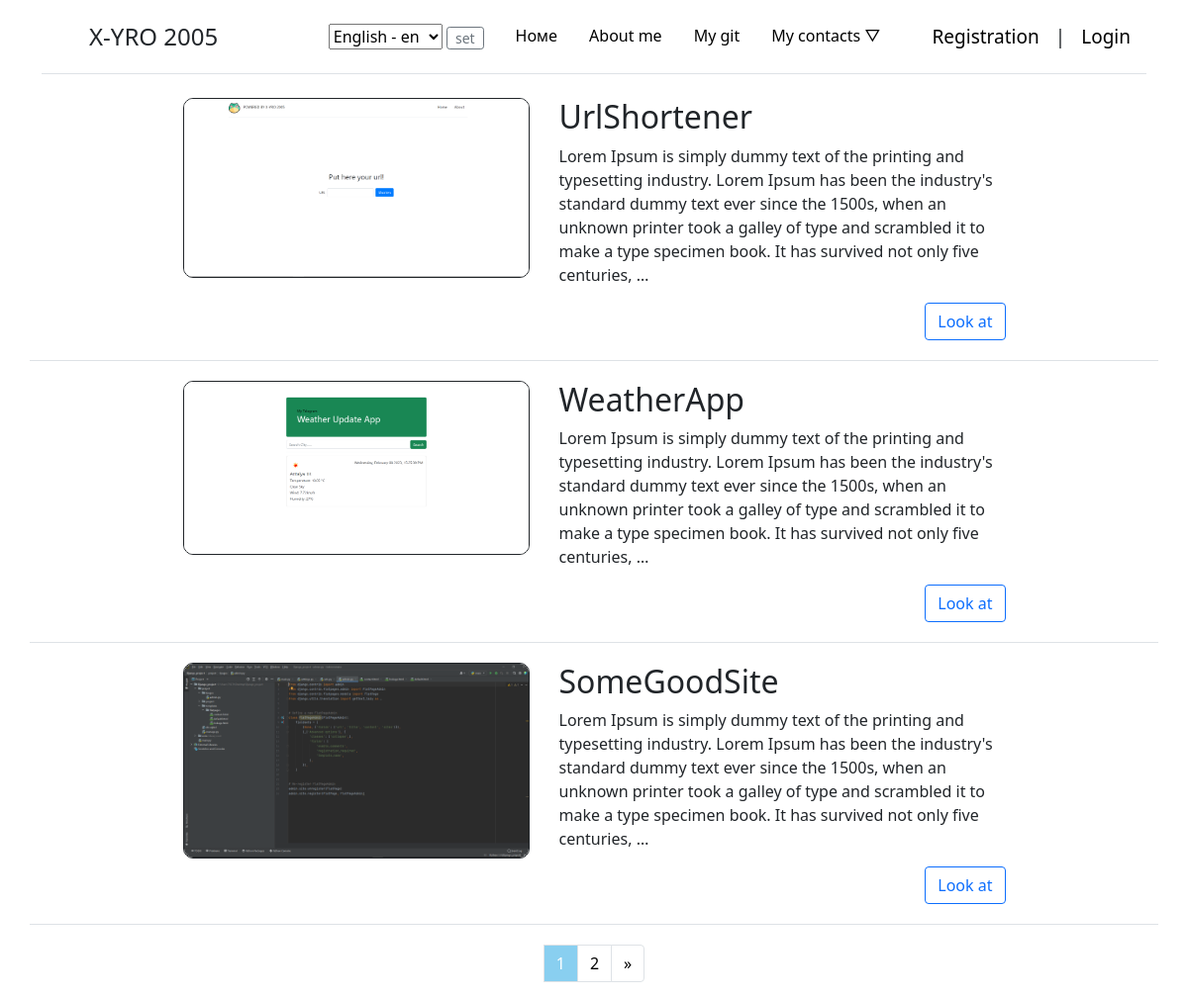
Before: / with the older database file.
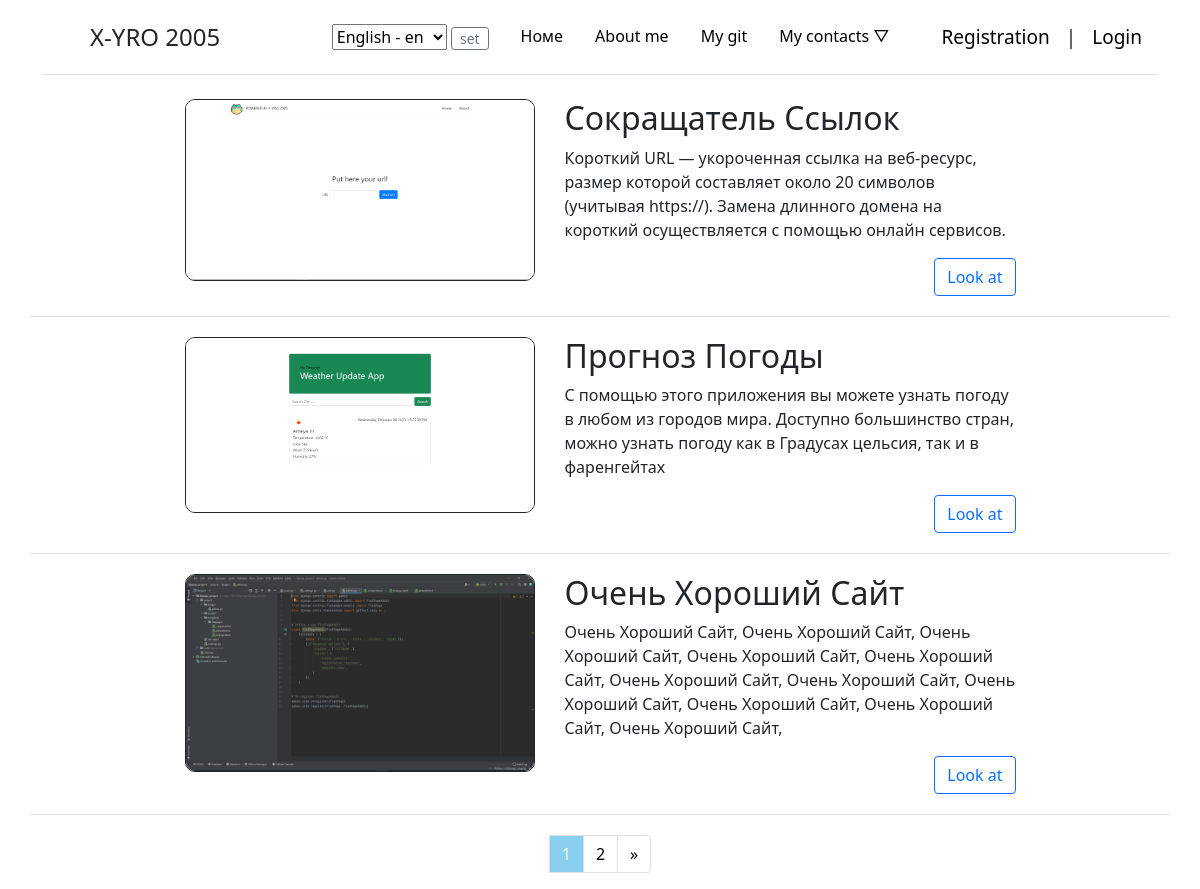
After: the same page with the newer database file.
### WebPortfolioApp/models.py (models this page shows, shortened)
class PortfolioStructure(models.Model):
    title = models.CharField(max_length=255, unique=True)
    slug = models.SlugField(null=True, unique=True, db_index=True)
    upload_img = models.ImageField(upload_to='image/%Y/%m/%d/', blank=True)
    upload = models.FileField(upload_to='video/%Y/%m/%d/')
    descr = models.TextField()
    site_url = models.URLField(blank=False)
    git_url = models.URLField(blank=False)
    likes = models.ManyToManyField(User, related_name='likes')
    def get_absolute_url(self):
        return reverse('project', kwargs={'proj_slug': self.slug})
    class Meta:
        ordering = ['id']

### WebPortfolioApp/views.py (the view)
# urls.py: path('', ListProjects.as_view(), name='home'),
class ListProjects(ListView):
    paginate_by = 3
    model = PortfolioStructure
    template_name = 'WebPortfolioApp/index.html'
    context_object_name = 'projects'

### WebPortfolioApp/templates/WebPortfolioApp/index.html (shortened to what this page needs)
{% extends 'WebPortfolioApp/base.html' %}
{% load i18n %}
{% block content %}
    <div class="container">
            {% for p in projects %}
                <div class="row class-proj">
                    <div class="col-1 mx-auto">
                        {% if p.upload_img %}
                        <div class="proj-img"><img src="{{ p.upload_img.url }}"></div>
                        {% endif %}
                    </div>
                <div class="col-5 mx-auto">
                    <h2>{{p.title}}</h2>
                {% autoescape on %}
                {{p.descr|linebreaks|truncatewords:50}}
                {% endautoescape %}
                        <a href="{{ p.get_absolute_url }}" class="btn btn-outline-primary">{% trans "Look at" %}</a>
                </div>
                </div>
        {% endfor %}
    </div>
{% endblock %}

### WebPortfolioApp/templates/WebPortfolioApp/base.html (shortened to what this page needs)
{% load static %}
{% load i18n %}
<!doctype html>
<html lang="en">
<head>
    <link href="https://cdn.jsdelivr.net/npm/bootstrap@5.0.2/dist/css/bootstrap.min.css" rel="stylesheet">
    <link rel="stylesheet" href="{% static 'css/style.css' %}">
</head>
<body>
    {% block nav %}
        <div class="container">
            <header class="d-flex flex-wrap justify-content-center py-3 mb-4 border-bottom">
              <a href="/" class="d-flex align-items-center mb-3 mb-md-0 me-md-auto text-dark text-decoration-none">
                <svg class="bi me-2" width="40" height="32"><use xlink:href="#bootstrap"></use></svg>
                <span class="fs-4">X-YRO 2005</span>
              </a>
              <ul class="nav nav-pills">
                <li class="nav-item">
                        <form class="nav-link" action="{% url 'set_language' %}" method="POST"> {% csrf_token %}
                            {% get_current_language as LANGUAGE_CODE %}
                            <select name="language" id="">
                                {% get_available_languages as LANGUAGES %}
                                {% get_language_info_list for LANGUAGES as languages %}
                                {% for language in languages %}
                                    <option value="{{ language.code }}" {% if language.code == LANGUAGE_CODE %} selected {% endif %}>
                                        {{ language.name_local }} - {{ language.code }}
                                    </option>
                                {% endfor %}
                            </select>
                            <input class="btn btn-outline-secondary btn-sm py-0" type="submit" value="set">
                        </form>
                </li>
                <li class="nav-item"><a href="{% url 'home' %}" class="nav-link" aria-current="page">{% trans "Номе" %}</a></li>
                <li class="nav-item"><a href="#" class="nav-link">{% trans "About me" %}</a></li>
                <li class="nav-item"><a href="https://github.com/Adel5002/" class="nav-link">{% trans "My git" %}</a></li>
                <li class="nav-item"><a href="#" class="nav-link dropdown-item">{% trans "My contacts" %} &bigtriangledown;</a>
                </li>
                {% if request.user.is_authenticated %}
                <div class="register-style"> {{ user.username }} |<a href="{% url 'logout'%}" class="nav-link">{% trans "Logout" %}</a></div>
                {% else %}
                <div class="register-style"><a href="{% url 'register'%}" class="nav-link">{% trans "Registration" %}</a>|<a href="{% url 'login'%}" class="nav-link">{% trans "Login" %}</a></div>
                {% endif %}
              </ul>
            </header>
        </div>
    {% endblock %}
{% block content %}
{% endblock %}
{% if page_obj.has_other_pages %}
<nav class="d-flex justify-content-center">
    <ul class="pagination">
        {% for p in paginator.page_range %}
        {% if page_obj.number == p %}
        <li class="page-item page-link page-num-selected">{{ p }}</li>
        {% elif p >= page_obj.number|add:-2 and p <= page_obj.number|add:2  %}
        <li class="page-item">
            <a href="?page={{ p }}" class="page-link">{{ p }}</a>
        </li>
        {% endif %}
        {% endfor %}
        {% if page_obj.has_next %}
            <li class="page-item">
                <a href="?page={{ page_obj.next_page_number }}" class="page-link">&raquo;</a>
            </li>
        {% endif %}
    </ul>
</nav>
{% endif %}
</body>
</html>

### static/css/style.css (style rules this page uses)
a { text-decoration: none; color: #000000; }
.register-style a.nav-link { display: inline; }
.register-style { margin-top: 6.9px; margin-left: 20px; font-size: 19px; }
.proj-img img { height: 0 auto; max-width: 350px; border: 1.5px solid; border-radius: 10px; }
a.btn.btn-outline-primary { float: right; }
a.nav-link { color: #000000; }
a.page-link { color: #000000; }
.row.class-proj { border-bottom: 1px solid #dee2e6; margin-bottom: 20px; padding-bottom: 20px; }
.page-item.page-num-selected { background-color: #89CFF0; color: #ffffff; }

Changed rows visible on the page:
changed PortfolioStructure: title "UrlShortener" → "Сокращатель Ссылок"; descr "Lorem Ipsum is simply dummy text of the printing and typesetting industry. Lorem Ipsum has been the industry's standard dummy text ever since the 1500s, when an unknown printer took a galley of type and scrambled it to make a type specimen book. It has survived not only five centuries, …" → "Короткий URL — укороченная ссылка на веб-ресурс, размер которой составляет около 20 символов (учитывая https://). Замена длинного домена на короткий осуществляется с помощью онлайн сервисов."
changed PortfolioStructure: title "WeatherApp" → "Прогноз Погоды"; descr "Lorem Ipsum is simply dummy text of the printing and typesetting industry. Lorem Ipsum has been the industry's standard dummy text ever since the 1500s, when an unknown printer took a galley of type and scrambled it to make a type specimen book. It has survived not only five centuries, …" → "С помощью этого приложения вы можете узнать погоду в любом из городов мира. Доступно большинство стран, можно узнать погоду как в Градусах цельсия, так и в фаренгейтах"
changed PortfolioStructure: title "SomeGoodSite" → "Очень Хороший Сайт"; descr "Lorem Ipsum is simply dummy text of the printing and typesetting industry. Lorem Ipsum has been the industry's standard dummy text ever since the 1500s, when an unknown printer took a galley of type and scrambled it to make a type specimen book. It has survived not only five centuries, …" → "Очень Хороший Сайт, Очень Хороший Сайт, Очень Хороший Сайт, Очень Хороший Сайт, Очень Хороший Сайт, Очень Хороший Сайт, Очень Хороший Сайт, Очень Хороший Сайт, Очень Хороший Сайт, Очень Хороший Сайт, Очень Хороший Сайт,"
